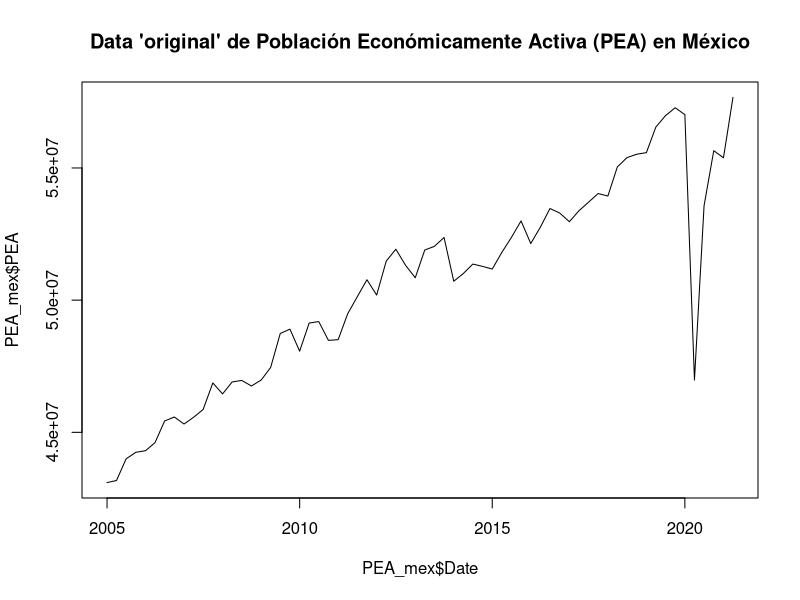
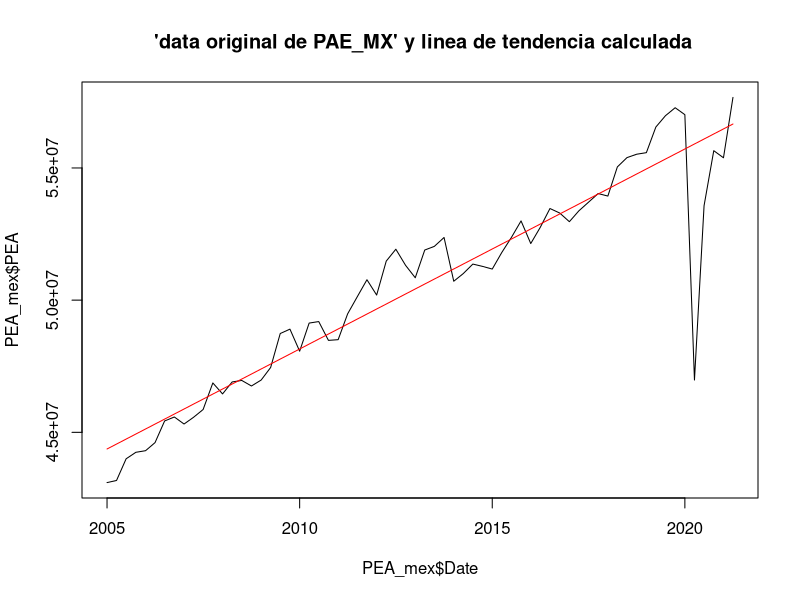
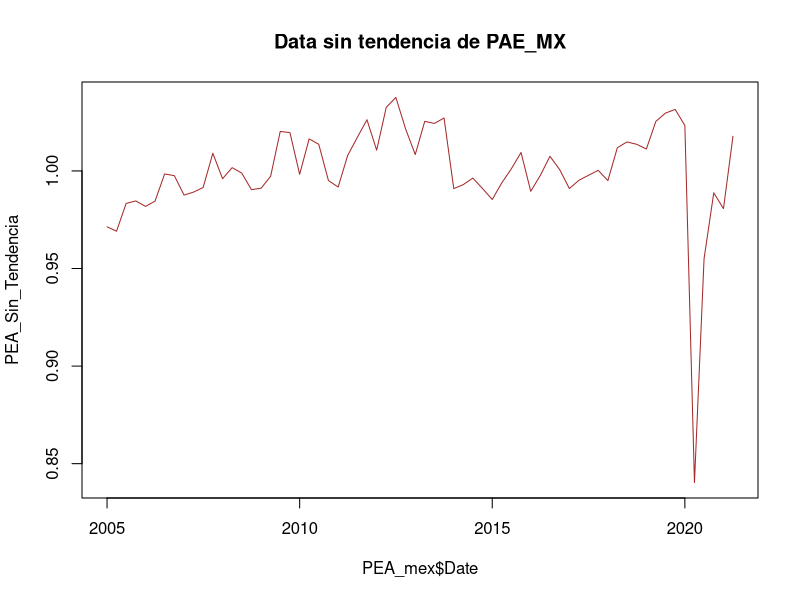

The R script that drew these images, in order: (Note: this script raises an error after producing the figures.)
## ---- chunk 1
knitr::opts_chunk$set(echo = TRUE)
## ---- chunk 2
install.packages("readxl")

library("readxl")


PEA_mex <-read_excel("PEA_MEX_pp.xlsx")
## ---- chunk 3
PEA_mex
summary(PEA_mex)
typeof(PEA_mex)
dim(PEA_mex)
## ---- chunk 4

plot(PEA_mex$Date, PEA_mex$PEA,type="l", main="Data 'original' de Población Económicamente Activa (PEA) en México")
## ---- chunk 5

linea_PEA<-lm(PEA~Date, data=PEA_mex)
linea_PEA
## ---- chunk 6
linea_PEA_aplicada <- predict(linea_PEA, newdata = data.frame(Date = PEA_mex$Date))

head(linea_PEA_aplicada)
tail(linea_PEA_aplicada)

## ---- chunk 7
plot(PEA_mex$Date, PEA_mex$PEA, type="l", main=" 'data original de PAE_MX' y linea de tendencia calculada")
lines(x = PEA_mex$Date, y = linea_PEA_aplicada, col = "red")
## ---- chunk 8
PEA_Sin_Tendencia<-PEA_mex$PEA/linea_PEA_aplicada

plot(PEA_mex$Date, PEA_Sin_Tendencia, type="l", main=" Data sin tendencia de PAE_MX ", col="brown")
## ---- chunk 9
PEA_MX_ruido_blanco <- PEA_Sin_Tendencia
head(PEA_MX_ruido_blanco)
tail(PEA_MX_ruido_blanco)
## ---- chunk 10
Error_est_PEA<-PEA_Sin_Tendencia-media_PEA_ST
Error_est_PEA

##Claculando la desviaicón estandar del error

sd_est_PEA<-sd(Error_est_PEA)
sd_est_PEA

## ---- chunk 11
estimacion_puntual_PEA_ST<-mean(PEA_Sin_Tendencia)
estimacion_puntual_PEA_ST

## ---- chunk 12
##Creamos un eje x que incluya a los 66 datos + 6 que se pronosticarán
Date_PAE2<-c(1:72)


## Creamos el vector de datos que incluirá los  datos históricos  sin tendencia + 6 valores NA a pronosticar
PAE_Sin_Tendencia_para_pron<-c(PEA_Sin_Tendencia, rep(NA, times=6))
PAE_Sin_Tendencia_para_pron


## Entonces el mejor pronóstico que tenemos para eata técnica es la media de la serie sin tendencia 
estimacion_PEA <- rep(media_PEA_ST, times=72)
estimacion_PEA


## ---- chunk 13
tao<-c(1:6)
Lim_PEA<-2*sd_est_PEA*tao^.5
Lim_PEA
## ---- chunk 14

LI_PEA<-c(rep(NA, times=66), media_PEA_ST-Lim_PEA)
LI_PEA

LS_PEA<-c(rep(NA, times=66), media_PEA_ST+Lim_PEA)
LS_PEA

plot(Date_PAE2, PAE_Sin_Tendencia_para_pron, type="l", ylim = c(0.7,1.3) ,main="Estimación puntual sin tendencia e intervalos de confianza para los 6 vaores pronósticados",col="Blue")

lines(estimacion_PEA, col="Red")
lines(LI_PEA, col="Purple")
lines(LS_PEA, col="Purple")
## ---- chunk 15
# create a new data set with 72 rows
extended_dates <- seq(as.Date("2005-01-01"), as.Date("2022-10-01"), by = "quarter")
extended_trimester_PEA <- data.frame(Date = extended_dates, 
                                       PEA = rep(NA, length(extended_dates)))

extended_trimester_PEA

## ---- chunk 16
# copy the original data to the new data set
#extended_trimester_PEA$PEA[1:length(PEA_mex$PEA)] <- PEA_mex$PEA
#extended_trimester_PEA


# copy the original data to the new data set for the first 66 rows
for(i in 1:66){
  extended_trimester_PEA$PEA[i] <- PEA_mex$PEA[i]
}

extended_trimester_PEA



# fit the model with the extended data set
linea_PEA_extended <- lm(PEA ~ Date, data = extended_trimester_PEA)
linea_PEA_extended

## ---- chunk 17
# predict values for the extended date range
linea_PEA_extended_aplicada <- predict(linea_PEA_extended, 
                                                newdata = data.frame(Date = extended_dates))
linea_PEA_extended_aplicada

# plot the predicted values
plot(extended_dates, linea_PEA_extended_aplicada, type = "l")
## ---- chunk 18

##Creando el vector original + los valores a predecir como NAs
PEA_original_para_pron<-c(PEA_mex$PEA, rep(NA, times=6))
PEA_original_para_pron
dim(PEA_original_para_pron)


Est_punt_PEA<-c(rep(NA, times=66), media_PEA_ST*linea_PEA_extended_aplicada[67:72])
Est_punt_PEA

# plot the original data and the predicted values together
plot(extended_dates, PEA_original_para_pron, main="Estimación de 6 valores de la Población eocnomicamente activa",type="l", xlab="Year", ylab="PEA")
lines(extended_dates, Est_punt_PEA, col="blue")




## ---- chunk 19

LI_PEA_ajustado<-c(rep(NA, times=66), LI_PEA[67:72]*linea_PEA_extended_aplicada[67:72])
LI_PEA_ajustado

LS_PEA_ajustado<-c(rep(NA, times=66), LS_PEA[67:72]*linea_PEA_extended_aplicada[67:72])
LS_PEA_ajustado


# Plot only non-NA values
# plot the original data and the predicted values together


PEA_original_para_pron<-c(PEA_mex$PEA, rep(NA, times=6))
PEA_original_para_pron
dim(PEA_original_para_pron)


# plot the original data and the predicted values together
plot(extended_dates,PEA_original_para_pron, main="Estimación de 6 valores de la Población eocnomicamente activa con intervalos de confianza al 95%", type="l", xlab="Year", ylab="PEA", ylim=c(40000000, 65000000))

lines(extended_dates, Est_punt_PEA, col="blue")
x_vals <- c(rep(NA, times = 66), extended_dates[67:72])

lines(x_vals, LI_PEA_ajustado, col = "purple")
lines(x_vals, LS_PEA_ajustado, col = "purple")




## ---- chunk 20
df_demanda_PEA_MX_pronostico<-data.frame(PEA_original_para_pron,
                                                Est_punt_PEA, LI_PEA_ajustado, LS_PEA_ajustado)
View(df_demanda_PEA_MX_pronostico)
## ---- chunk 21
PEA_MEX_ts <-ts(PEA_mex$PEA, frequency =4, start =c(2005,1))
PEA_MEX_ts
## ---- chunk 22
plot(PEA_MEX_ts, main="PAE MEX train data in time series data type")
## ---- chunk 23
PEA_MEX_ts_h1 <-HoltWinters(PEA_MEX_ts, gamma=FALSE)
PEA_MEX_ts_h1
## ---- chunk 24
plot(PEA_MEX_ts_h1, main="Aplicaicón del método de Holt Winters a PEA MEX train data")
## ---- chunk 25
# Install the forecast package
install.packages("forecast")

# Load the forecast package
library(forecast)
## ---- chunk 26
PEA_MEX_ts_h1_fc <- forecast(PEA_MEX_ts_h1, h=6, level=0.95)
PEA_MEX_ts_h1_fc
## ---- chunk 27
plot(PEA_MEX_ts_h1_fc, main="Forecast de PAE MX usando el Método de Holt Winters con parámetro gamma ='False'")
